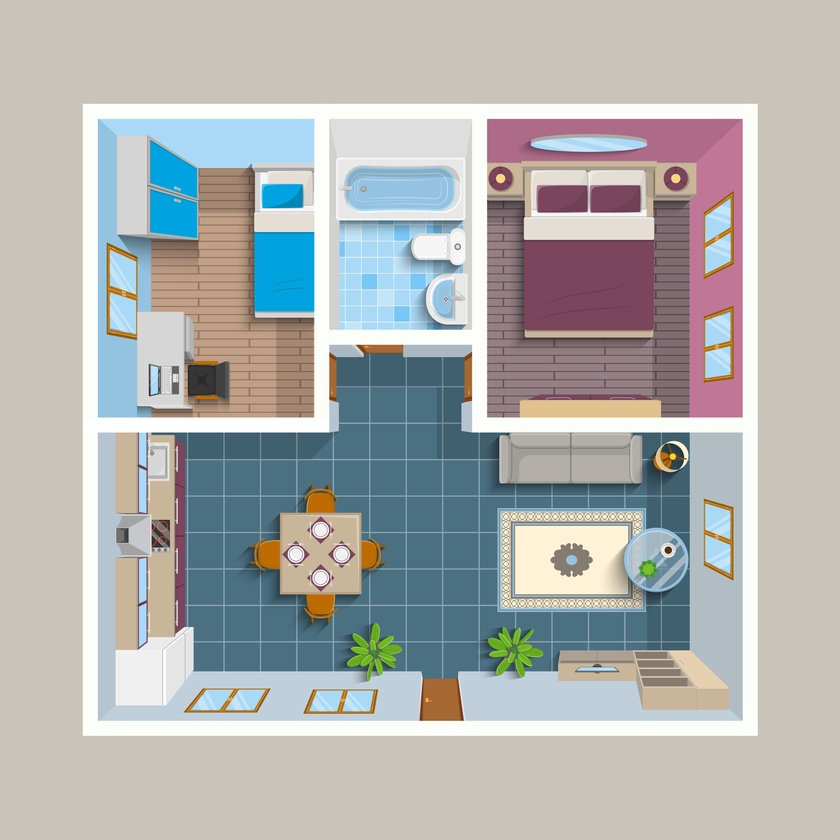
#> input picture backend/samples/15197.jpg, 840 x 840 px, shrunk from 4500 x 4500 before the run
$ python -i preprocess.py   (imports and definitions only)
#> lines starting #> are read from the running program, lines starting #| are printed output that depends on the picture; after the words box and inside, x2 and y2 are one past the last pixel; in counts of white or black regions, pixels touching at a corner belong together
import cv2

def preprocess(path):
#> called with path = '../samples/15197.jpg'
    img = cv2.imread(path)
#> img is the input picture: shape (840, 840, 3); mean B, G, R 176.5, 177.8, 176.9
    gray = cv2.cvtColor(img, cv2.COLOR_BGR2GRAY)
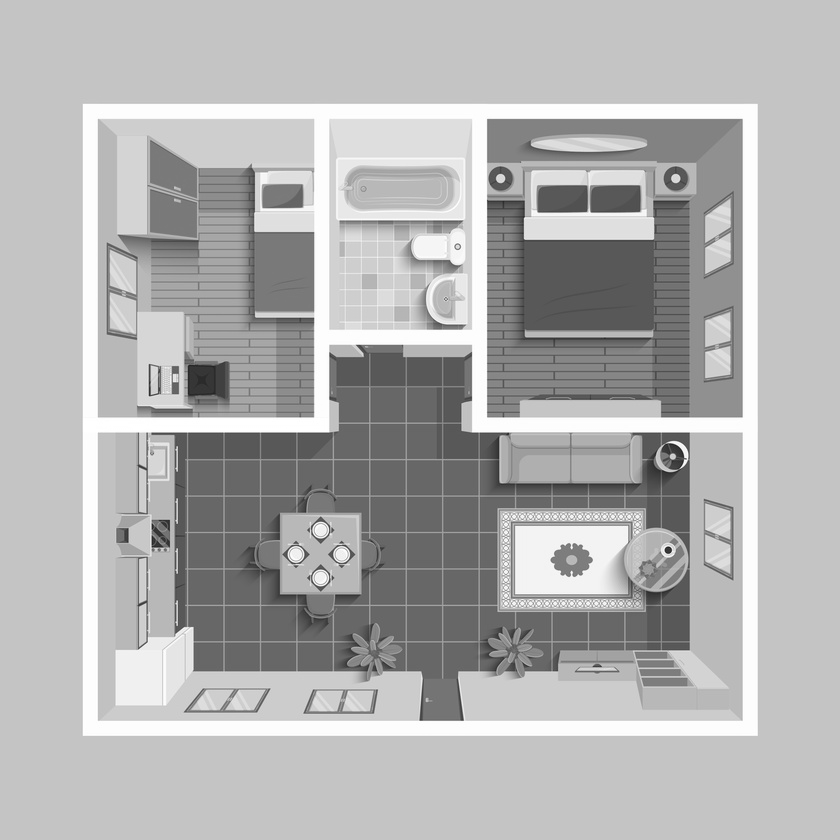
#> gray: shape (840, 840); min 30, max 255, mean 177.4
    blur = cv2.GaussianBlur(gray, (5, 5), 0)
    edges = cv2.Canny(blur, 50, 150)
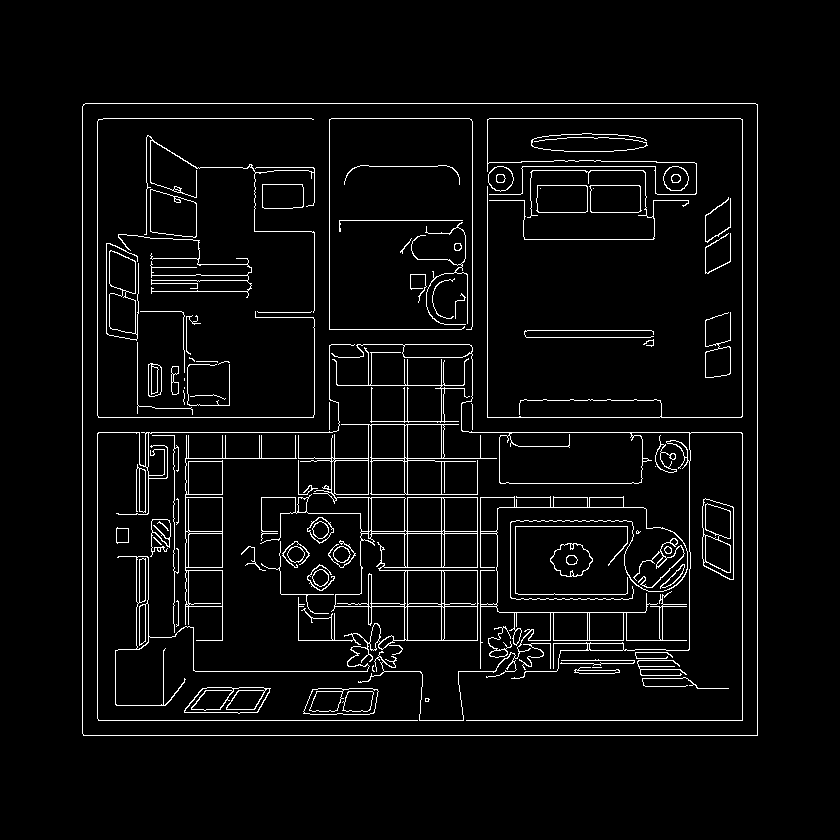
#> edges: shape (840, 840); 4.3% white in thin lines or dots, all inside (x1, y1, x2, y2) = (82, 103, 758, 736)
    return img, gray, edges

>>> result = preprocess('../samples/15197.jpg')
